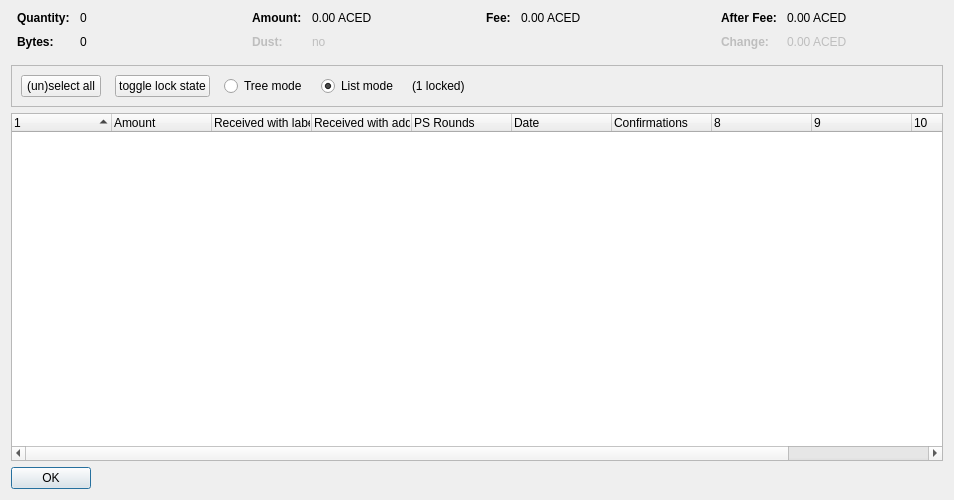
<?xml version="1.0" encoding="UTF-8"?>
<ui version="4.0">
 <class>CoinControlDialog</class>
 <widget class="QDialog" name="CoinControlDialog">
  <property name="geometry">
   <rect>
    <x>0</x>
    <y>0</y>
    <width>954</width>
    <height>500</height>
   </rect>
  </property>
  <property name="windowTitle">
   <string>Coin Selection</string>
  </property>
  <layout class="QVBoxLayout" name="verticalLayout">
   <item>
    <layout class="QHBoxLayout" name="horizontalLayoutTop" stretch="0,0,0,0">
     <property name="topMargin">
      <number>0</number>
     </property>
     <property name="bottomMargin">
      <number>10</number>
     </property>
     <item>
      <layout class="QFormLayout" name="formLayoutCoinControl1">
       <property name="horizontalSpacing">
        <number>10</number>
       </property>
       <property name="verticalSpacing">
        <number>10</number>
       </property>
       <property name="leftMargin">
        <number>6</number>
       </property>
       <property name="rightMargin">
        <number>6</number>
       </property>
       <item row="0" column="0">
        <widget class="QLabel" name="labelCoinControlQuantityText">
         <property name="font">
          <font>
           <weight>75</weight>
           <bold>true</bold>
          </font>
         </property>
         <property name="text">
          <string>Quantity:</string>
         </property>
        </widget>
       </item>
       <item row="0" column="1">
        <widget class="QLabel" name="labelCoinControlQuantity">
         <property name="cursor">
          <cursorShape>IBeamCursor</cursorShape>
         </property>
         <property name="contextMenuPolicy">
          <enum>Qt::ActionsContextMenu</enum>
         </property>
         <property name="text">
          <string notr="true">0</string>
         </property>
         <property name="textInteractionFlags">
          <set>Qt::LinksAccessibleByMouse|Qt::TextSelectableByKeyboard|Qt::TextSelectableByMouse</set>
         </property>
        </widget>
       </item>
       <item row="1" column="0">
        <widget class="QLabel" name="labelCoinControlBytesText">
         <property name="font">
          <font>
           <weight>75</weight>
           <bold>true</bold>
          </font>
         </property>
         <property name="text">
          <string>Bytes:</string>
         </property>
        </widget>
       </item>
       <item row="1" column="1">
        <widget class="QLabel" name="labelCoinControlBytes">
         <property name="cursor">
          <cursorShape>IBeamCursor</cursorShape>
         </property>
         <property name="contextMenuPolicy">
          <enum>Qt::ActionsContextMenu</enum>
         </property>
         <property name="text">
          <string notr="true">0</string>
         </property>
         <property name="textInteractionFlags">
          <set>Qt::LinksAccessibleByMouse|Qt::TextSelectableByKeyboard|Qt::TextSelectableByMouse</set>
         </property>
        </widget>
       </item>
      </layout>
     </item>
     <item>
      <layout class="QFormLayout" name="formLayoutCoinControl2">
       <property name="horizontalSpacing">
        <number>10</number>
       </property>
       <property name="verticalSpacing">
        <number>10</number>
       </property>
       <property name="leftMargin">
        <number>6</number>
       </property>
       <property name="rightMargin">
        <number>6</number>
       </property>
       <item row="0" column="0">
        <widget class="QLabel" name="labelCoinControlAmountText">
         <property name="font">
          <font>
           <weight>75</weight>
           <bold>true</bold>
          </font>
         </property>
         <property name="text">
          <string>Amount:</string>
         </property>
        </widget>
       </item>
       <item row="0" column="1">
        <widget class="QLabel" name="labelCoinControlAmount">
         <property name="cursor">
          <cursorShape>IBeamCursor</cursorShape>
         </property>
         <property name="contextMenuPolicy">
          <enum>Qt::ActionsContextMenu</enum>
         </property>
         <property name="text">
          <string notr="true">0.00 ACED</string>
         </property>
         <property name="textInteractionFlags">
          <set>Qt::LinksAccessibleByMouse|Qt::TextSelectableByKeyboard|Qt::TextSelectableByMouse</set>
         </property>
        </widget>
       </item>
       <item row="1" column="0">
        <widget class="QLabel" name="labelCoinControlLowOutputText">
         <property name="enabled">
          <bool>false</bool>
         </property>
         <property name="font">
          <font>
           <weight>75</weight>
           <bold>true</bold>
          </font>
         </property>
         <property name="text">
          <string>Dust:</string>
         </property>
        </widget>
       </item>
       <item row="1" column="1">
        <widget class="QLabel" name="labelCoinControlLowOutput">
         <property name="enabled">
          <bool>false</bool>
         </property>
         <property name="cursor">
          <cursorShape>IBeamCursor</cursorShape>
         </property>
         <property name="contextMenuPolicy">
          <enum>Qt::ActionsContextMenu</enum>
         </property>
         <property name="text">
          <string notr="true">no</string>
         </property>
         <property name="textInteractionFlags">
          <set>Qt::LinksAccessibleByMouse|Qt::TextSelectableByKeyboard|Qt::TextSelectableByMouse</set>
         </property>
        </widget>
       </item>
      </layout>
     </item>
     <item>
      <layout class="QFormLayout" name="formLayoutCoinControl3">
       <property name="horizontalSpacing">
        <number>10</number>
       </property>
       <property name="verticalSpacing">
        <number>10</number>
       </property>
       <property name="leftMargin">
        <number>6</number>
       </property>
       <property name="rightMargin">
        <number>6</number>
       </property>
       <item row="0" column="0">
        <widget class="QLabel" name="labelCoinControlFeeText">
         <property name="font">
          <font>
           <weight>75</weight>
           <bold>true</bold>
          </font>
         </property>
         <property name="text">
          <string>Fee:</string>
         </property>
        </widget>
       </item>
       <item row="0" column="1">
        <widget class="QLabel" name="labelCoinControlFee">
         <property name="cursor">
          <cursorShape>IBeamCursor</cursorShape>
         </property>
         <property name="contextMenuPolicy">
          <enum>Qt::ActionsContextMenu</enum>
         </property>
         <property name="text">
          <string notr="true">0.00 ACED</string>
         </property>
         <property name="textInteractionFlags">
          <set>Qt::LinksAccessibleByMouse|Qt::TextSelectableByKeyboard|Qt::TextSelectableByMouse</set>
         </property>
        </widget>
       </item>
      </layout>
     </item>
     <item>
      <layout class="QFormLayout" name="formLayoutCoinControl4">
       <property name="horizontalSpacing">
        <number>10</number>
       </property>
       <property name="verticalSpacing">
        <number>10</number>
       </property>
       <property name="leftMargin">
        <number>6</number>
       </property>
       <property name="rightMargin">
        <number>6</number>
       </property>
       <item row="0" column="0">
        <widget class="QLabel" name="labelCoinControlAfterFeeText">
         <property name="font">
          <font>
           <weight>75</weight>
           <bold>true</bold>
          </font>
         </property>
         <property name="text">
          <string>After Fee:</string>
         </property>
        </widget>
       </item>
       <item row="0" column="1">
        <widget class="QLabel" name="labelCoinControlAfterFee">
         <property name="cursor">
          <cursorShape>IBeamCursor</cursorShape>
         </property>
         <property name="contextMenuPolicy">
          <enum>Qt::ActionsContextMenu</enum>
         </property>
         <property name="text">
          <string notr="true">0.00 ACED</string>
         </property>
         <property name="textInteractionFlags">
          <set>Qt::LinksAccessibleByMouse|Qt::TextSelectableByKeyboard|Qt::TextSelectableByMouse</set>
         </property>
        </widget>
       </item>
       <item row="1" column="0">
        <widget class="QLabel" name="labelCoinControlChangeText">
         <property name="enabled">
          <bool>false</bool>
         </property>
         <property name="font">
          <font>
           <weight>75</weight>
           <bold>true</bold>
          </font>
         </property>
         <property name="text">
          <string>Change:</string>
         </property>
        </widget>
       </item>
       <item row="1" column="1">
        <widget class="QLabel" name="labelCoinControlChange">
         <property name="enabled">
          <bool>false</bool>
         </property>
         <property name="cursor">
          <cursorShape>IBeamCursor</cursorShape>
         </property>
         <property name="contextMenuPolicy">
          <enum>Qt::ActionsContextMenu</enum>
         </property>
         <property name="text">
          <string notr="true">0.00 ACED</string>
         </property>
         <property name="textInteractionFlags">
          <set>Qt::LinksAccessibleByMouse|Qt::TextSelectableByKeyboard|Qt::TextSelectableByMouse</set>
         </property>
        </widget>
       </item>
      </layout>
     </item>
    </layout>
   </item>
   <item>
    <widget class="QFrame" name="frame">
     <property name="minimumSize">
      <size>
       <width>0</width>
       <height>40</height>
      </size>
     </property>
     <property name="frameShape">
      <enum>QFrame::StyledPanel</enum>
     </property>
     <property name="frameShadow">
      <enum>QFrame::Sunken</enum>
     </property>
     <layout class="QHBoxLayout" name="horizontalLayout">
      <item>
       <layout class="QHBoxLayout" name="horizontalLayoutPanel" stretch="0,0,0,0,0,0">
        <property name="spacing">
         <number>14</number>
        </property>
        <item>
         <widget class="QPushButton" name="pushButtonSelectAll">
          <property name="sizePolicy">
           <sizepolicy hsizetype="Maximum" vsizetype="Fixed">
            <horstretch>0</horstretch>
            <verstretch>0</verstretch>
           </sizepolicy>
          </property>
          <property name="text">
           <string>(un)select all</string>
          </property>
          <property name="autoDefault">
           <bool>false</bool>
          </property>
         </widget>
        </item>
        <item>
         <widget class="QPushButton" name="pushButtonToggleLock">
          <property name="sizePolicy">
           <sizepolicy hsizetype="Maximum" vsizetype="Fixed">
            <horstretch>0</horstretch>
            <verstretch>0</verstretch>
           </sizepolicy>
          </property>
          <property name="text">
           <string>toggle lock state</string>
          </property>
          <property name="autoDefault">
           <bool>false</bool>
          </property>
         </widget>
        </item>
        <item>
         <widget class="QRadioButton" name="radioTreeMode">
          <property name="sizePolicy">
           <sizepolicy hsizetype="Maximum" vsizetype="Fixed">
            <horstretch>0</horstretch>
            <verstretch>0</verstretch>
           </sizepolicy>
          </property>
          <property name="text">
           <string>Tree mode</string>
          </property>
         </widget>
        </item>
        <item>
         <widget class="QRadioButton" name="radioListMode">
          <property name="sizePolicy">
           <sizepolicy hsizetype="Maximum" vsizetype="Fixed">
            <horstretch>0</horstretch>
            <verstretch>0</verstretch>
           </sizepolicy>
          </property>
          <property name="text">
           <string>List mode</string>
          </property>
          <property name="checked">
           <bool>true</bool>
          </property>
         </widget>
        </item>
        <item>
         <widget class="QLabel" name="labelLocked">
          <property name="text">
           <string>(1 locked)</string>
          </property>
         </widget>
        </item>
        <item>
         <spacer name="horizontalSpacer">
          <property name="orientation">
           <enum>Qt::Horizontal</enum>
          </property>
          <property name="sizeHint" stdset="0">
           <size>
            <width>40</width>
            <height>20</height>
           </size>
          </property>
         </spacer>
        </item>
       </layout>
      </item>
     </layout>
    </widget>
   </item>
   <item>
    <widget class="CoinControlTreeWidget" name="treeWidget">
     <property name="contextMenuPolicy">
      <enum>Qt::CustomContextMenu</enum>
     </property>
     <property name="sortingEnabled">
      <bool>false</bool>
     </property>
     <property name="columnCount">
      <number>11</number>
     </property>
     <attribute name="headerShowSortIndicator" stdset="0">
      <bool>true</bool>
     </attribute>
     <attribute name="headerStretchLastSection">
      <bool>false</bool>
     </attribute>
     <column>
      <property name="text">
       <string/>
      </property>
     </column>
     <column>
      <property name="text">
       <string>Amount</string>
      </property>
     </column>
     <column>
      <property name="text">
       <string>Received with label</string>
      </property>
     </column>
     <column>
      <property name="text">
       <string>Received with address</string>
      </property>
     </column>
     <column>
      <property name="text">
       <string>PS Rounds</string>
      </property>
     </column>
     <column>
      <property name="text">
       <string>Date</string>
      </property>
     </column>
     <column>
      <property name="text">
       <string>Confirmations</string>
      </property>
      <property name="toolTip">
       <string>Confirmed</string>
      </property>
     </column>
     <column>
      <property name="text">
       <string/>
      </property>
     </column>
     <column>
      <property name="text">
       <string/>
      </property>
     </column>
     <column>
      <property name="text">
       <string/>
      </property>
     </column>
     <column>
      <property name="text">
       <string/>
      </property>
     </column>
    </widget>
   </item>
   <item>
    <widget class="QDialogButtonBox" name="buttonBox">
     <property name="sizePolicy">
      <sizepolicy hsizetype="Maximum" vsizetype="Fixed">
       <horstretch>0</horstretch>
       <verstretch>0</verstretch>
      </sizepolicy>
     </property>
     <property name="orientation">
      <enum>Qt::Horizontal</enum>
     </property>
     <property name="standardButtons">
      <set>QDialogButtonBox::Ok</set>
     </property>
    </widget>
   </item>
  </layout>
 </widget>
 <customwidgets>
  <customwidget>
   <class>CoinControlTreeWidget</class>
   <extends>QTreeWidget</extends>
   <header>coincontroltreewidget.h</header>
  </customwidget>
 </customwidgets>
 <resources/>
 <connections/>
</ui>
